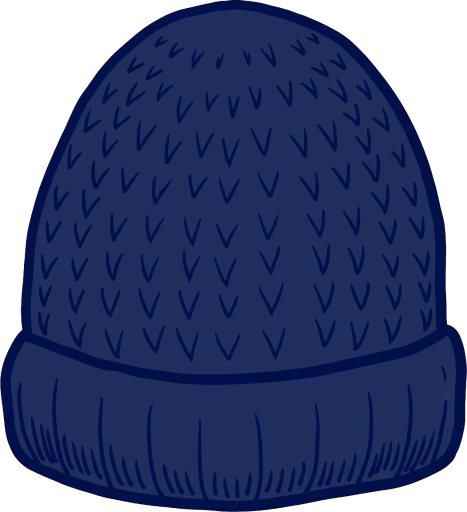
#> input picture tools/parts_keyed/prop_knitcap_a.png, 934 x 1024 px, given in place of body_b.png, which was not available (shown at 1/2 size); the run also reads 1 picture not shown here
$ python measure23.py
#> lines starting #> are read from the running program, lines starting #| are printed output that depends on the picture; after the words box and inside, x2 and y2 are one past the last pixel; in counts of white or black regions, pixels touching at a corner belong together
#!/usr/bin/env python3
"""v0.1.23 measurements: bodies / tops / hats off the shipped assets.

All coordinates are BODY fractions (fractions of the drawn body
rect), matching PersonRigs / PersonCanvas in PersonFigure.kt.

Canvas-family parts (bodies, tops, raincoat) are placed back into
the shared 1120x2240 canvas at their PersonCanvas.box, then mapped
to the paired body's fractions. Portraits (person_rank5/6) are
measured in their own image fractions (their drawn rect IS the
image, scaled).

Colors (measured family palette): hair #344B86, skin #C0EAFC,
ink #151E65..#21286C. Masks use tolerant RGB distance.
"""
import os

import numpy as np
from PIL import Image

RES = os.path.expanduser(
    "~/workspace/tenki-no-kotae/app/src/main/res/drawable-nodpi")
CW, CH = 1120.0, 2240.0

BOX = {
    "body_a": (0.1589, 0.0768, 0.8438, 0.9411),
    "body_b": (0.1580, 0.0763, 0.8446, 0.9397),
    "body_c": (0.1116, 0.0759, 0.8893, 0.9411),
    "top_tshirt": (0.1795, 0.3031, 0.8214, 0.6741),
    "top_shirt": (0.2420, 0.3125, 0.7580, 0.6263),
    "top_cardigan": (0.0839, 0.1911, 0.9170, 0.8004),
    "top_lightouter": (0.1411, 0.2741, 0.8625, 0.6920),
    "top_knitcoat": (0.1491, 0.2384, 0.8527, 0.7781),
    "top_down": (0.0598, 0.2487, 0.9411, 0.7098),
    "outfit_raincoat": (0.2348, 0.0759, 0.7670, 0.9420),
}
TOPCAL = {
    "top_tshirt": (1.0, 0.91, 0.0, 0.047),
    "top_shirt": (1.0, 0.90, 0.0, 0.044),
    "top_cardigan": (0.82, 0.55, 0.0, 0.05),
    "top_lightouter": (1.0, 0.87, 0.0, 0.075),
    "top_knitcoat": (1.0, 0.78, 0.0, 0.079),
    "top_down": (1.0, 0.85, 0.0, 0.090),
}
BODY_OF_TOP = {
    "top_tshirt": "body_b", "top_shirt": "body_a",
    "top_cardigan": "body_a", "top_lightouter": "body_a",
    "top_knitcoat": "body_a", "top_down": "body_c",
}

HAIR = np.array([0x34, 0x4B, 0x86], float)
SKIN = np.array([0xC0, 0xEA, 0xFC], float)


def load(name):
#> called with name = 'body_b'
    return Image.open(os.path.join(RES, name + ".png")).convert("RGBA")
#> returned value is the input picture: PIL image 934x1024 RGBA; mean R, G, B, A 19.6, 31, 71.4, 201.5


def arr(name):
    return np.asarray(load(name)).astype(float)


def dist(a, rgb):
    return np.sqrt(((a[..., :3] - rgb) ** 2).sum(-1))


def canvas_arr(name):
    """The part placed back into the shared canvas (RGBA float)."""
    im = load(name)
    b = BOX[name]
    out = np.zeros((int(CH), int(CW), 4))
    x0, y0 = round(b[0] * CW), round(b[1] * CH)
    x1, y1 = round(b[2] * CW), round(b[3] * CH)
    im = im.resize((x1 - x0, y1 - y0), Image.LANCZOS)
    a = np.asarray(im).astype(float)
    reg = out[y0:y1, x0:x1]
    al = a[..., 3:4] / 255.0
    reg[..., :3] = a[..., :3] * al + reg[..., :3] * (1 - al)
    reg[..., 3:4] = np.maximum(reg[..., 3:4], a[..., 3:4])
    out[y0:y1, x0:x1] = reg
    return out


def to_body(canvas_xy, body):
    """canvas fraction -> body fraction."""
    b = BOX[body]
    return ((canvas_xy[0] - b[0]) / (b[2] - b[0]),
            (canvas_xy[1] - b[1]) / (b[3] - b[1]))


def clusters(mask, min_px=40):
    """Connected components (4-conn) of a boolean mask -> list of
    (npix, x0, y0, x1, y1, cx, cy) in pixel coords."""
    from scipy import ndimage
    lab, n = ndimage.label(mask)
    out = []
    for i in range(1, n + 1):
        ys, xs = np.where(lab == i)
        if len(xs) < min_px:
            continue
        out.append((len(xs), xs.min(), ys.min(), xs.max(), ys.max(),
                    xs.mean(), ys.mean()))
    return sorted(out, reverse=True)


def body_report(body):
    a = canvas_arr(body)
    H, W = a.shape[:2]
    alpha = a[..., 3] > 128
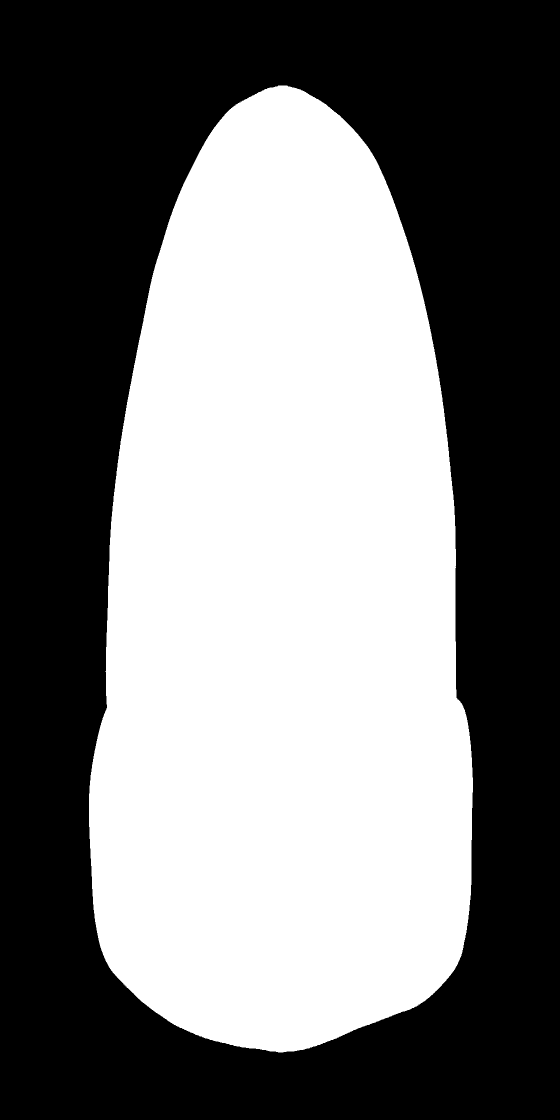
#> alpha: shape (2240, 1120) bool (shown at 1/2 size); 46.8% white; 1 white region, box (x1, y1, x2, y2) and area: (178, 171, 946, 2105) 1174907
    skin = (dist(a, SKIN) < 60) & alpha
#> skin: shape (2240, 1120) bool; every value is 0
    hair = (dist(a, HAIR) < 70) & alpha
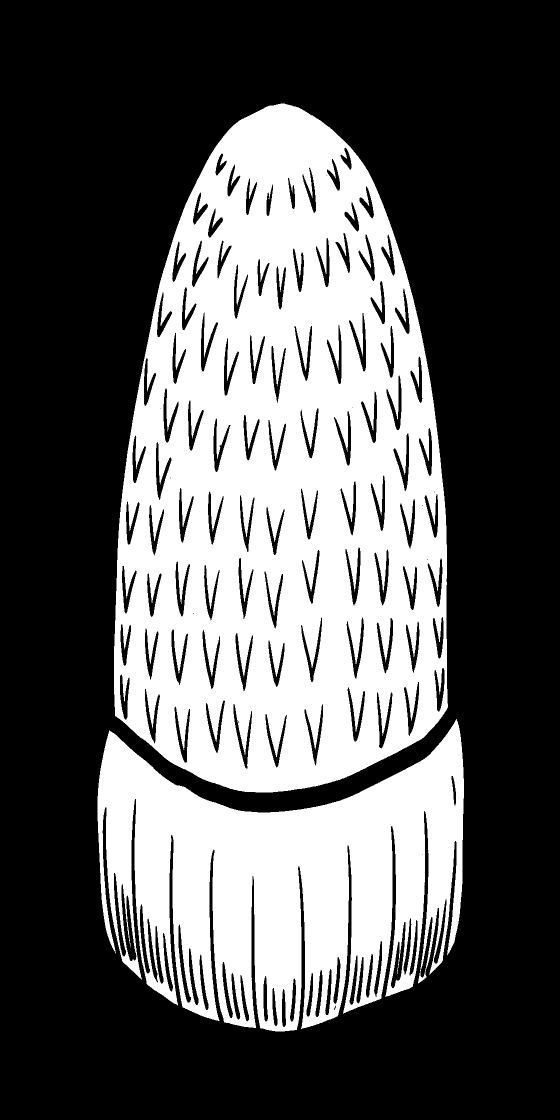
#> hair: shape (2240, 1120) bool (shown at 1/2 size); 36.4% white; 3 white regions (1 under 20 px), largest, box (x1, y1, x2, y2) and area: (228, 207, 896, 1585) 642126, (195, 1438, 928, 2063) 271568

    def bf(x, y):
        return to_body((x / W, y / H), body)

    print(f"== {body} ==")
    # skin clusters: face + hands
    print(" skin clusters (npix, bbox body-frac, centroid):")
    for (n, x0, y0, x1, y1, cx, cy) in clusters(skin, 200):
#> in clusters, `lab, n = ndimage.label(mask)`: n = 0
        print(f"   n={n:6d} x {bf(x0,y0)[0]:.3f}..{bf(x1,y1)[0]:.3f}"
              f" y {bf(x0,y0)[1]:.3f}..{bf(x1,y1)[1]:.3f}"
              f" c=({bf(cx,cy)[0]:.3f},{bf(cx,cy)[1]:.3f})")
#> this loop made 0 passes
    # hair: extent + top profile
    ys, xs = np.where(hair)
    print(f" hair bbox: x {bf(xs.min(),0)[0]:.3f}..{bf(xs.max(),0)[0]:.3f}"
          f" y {bf(0,ys.min())[1]:.3f}..{bf(0,ys.max())[1]:.3f}")
#|  hair bbox: x 0.023..0.975 y 0.019..0.978
    for fx in (0.40, 0.45, 0.50, 0.55, 0.60):
        # top of hair near body-fraction x fx
        colx = int((BOX[body][0] + fx * (BOX[body][2] - BOX[body][0])) * W)
        col = np.where(hair[:, max(0, colx - 6):colx + 7].any(1))[0]
        if len(col):
            print(f"   hair top at x={fx:.2f}: y={bf(0, col.min())[1]:.3f}")
#> this loop made 5 passes
#|    hair top at x=0.40: y=0.033
#|    hair top at x=0.45: y=0.023
#|    hair top at x=0.50: y=0.019
#|    hair top at x=0.55: y=0.022
#|    hair top at x=0.60: y=0.034
    for fy in (0.10, 0.15, 0.20, 0.216):
        rowy = int((BOX[body][1] + fy * (BOX[body][3] - BOX[body][1])) * H)
        row = np.where(hair[max(0, rowy - 4):rowy + 5].any(0))[0]
        if len(row):
            print(f"   hair width at y={fy:.3f}: x {bf(row.min(),0)[0]:.3f}"
                  f"..{bf(row.max(),0)[0]:.3f} (w={bf(row.max(),0)[0]-bf(row.min(),0)[0]:.3f})")
#> this loop made 4 passes
#|    hair width at y=0.100: x 0.278..0.743 (w=0.464)
#|    hair width at y=0.150: x 0.225..0.792 (w=0.567)
#|    hair width at y=0.200: x 0.187..0.831 (w=0.644)
#|    hair width at y=0.216: x 0.178..0.841 (w=0.663)
    # total silhouette width profile (shoulder line detection)
    print(" silhouette width by y (body frac):")
    for fy in np.arange(0.28, 0.72, 0.04):
        rowy = int((BOX[body][1] + fy * (BOX[body][3] - BOX[body][1])) * H)
        row = np.where(alpha[max(0, rowy - 3):rowy + 4].any(0))[0]
        if len(row):
            print(f"   y={fy:.2f}: x {bf(row.min(),0)[0]:.3f}..{bf(row.max(),0)[0]:.3f}"
                  f" w={bf(row.max(),0)[0]-bf(row.min(),0)[0]:.3f}")
#> this loop made 11 passes
#|    y=0.28: x 0.124..0.903 w=0.779
#|    y=0.32: x 0.104..0.918 w=0.814
#|    y=0.36: x 0.087..0.931 w=0.844
#|    y=0.40: x 0.073..0.942 w=0.869
#|    y=0.44: x 0.061..0.951 w=0.889
#> (further printed lines are left out)
    print()


def top_report(top):
    body = BODY_OF_TOP[top]
    a = canvas_arr(top)
    H, W = a.shape[:2]
    alpha = a[..., 3] > 128
    cal = TOPCAL[top]

    def bf(x, y):
        return to_body((x / W, y / H), body)

    # raw (uncalibrated) silhouette in body fractions
    ys, xs = np.where(alpha)
    rx0, ry0 = bf(xs.min(), ys.min())
    rx1, ry1 = bf(xs.max(), ys.max())
    cx, cy = (rx0 + rx1) / 2, (ry0 + ry1) / 2

    def cal_pt(x, y):
        return (cx + (x - cx) * cal[0] + cal[2],
                cy + (y - cy) * cal[1] + cal[3])

    dx0, dy0 = cal_pt(rx0, ry0)
    dx1, dy1 = cal_pt(rx1, ry1)
    print(f"== {top} on {body} (cal {cal}) ==")
    print(f" raw bbox: x {rx0:.3f}..{rx1:.3f} y {ry0:.3f}..{ry1:.3f}")
    print(f" drawn bbox: x {dx0:.3f}..{dx1:.3f} y {dy0:.3f}..{dy1:.3f}")
    print(" drawn silhouette width by y (after cal):")
    for fy in np.arange(0.30, 0.86, 0.04):
        # find canvas rows mapping to drawn fy: invert cal on y
        raw_y = cy + (fy - cal[3] - cy) / cal[1]
        rowy = int((BOX[body][1] + raw_y * (BOX[body][3] - BOX[body][1])) * H)
        if rowy < 0 or rowy >= H:
            continue
        row = np.where(alpha[max(0, rowy - 3):rowy + 4].any(0))[0]
        if len(row):
            xa, _ = cal_pt(*bf(row.min(), 0))
            xb, _ = cal_pt(*bf(row.max(), 0))
            print(f"   y={fy:.2f}: x {xa:.3f}..{xb:.3f} w={xb-xa:.3f}")
        else:
            print(f"   y={fy:.2f}: -")
    # sleeve bottom: lowest alpha in the outer thirds of the raw bbox
    for side, (fx0, fx1) in (("L", (0.0, 0.30)), ("R", (0.70, 1.0))):
        sub = alpha[:, int(fx0 * W):int(fx1 * W)]
        colmax = np.where(sub.any(0))[0]
        if len(colmax):
            # per-column lowest painted row, take the median over the
            # sleeve columns (outer 15% of the part's own width)
            xs_part = np.where(alpha.any(0))[0]
            w0, w1 = xs_part.min(), xs_part.max()
            if side == "L":
                cols = range(w0, w0 + int(0.15 * (w1 - w0)))
            else:
                cols = range(w1 - int(0.15 * (w1 - w0)), w1)
            lows = []
            for c in cols:
                rows = np.where(alpha[:, c])[0]
                if len(rows):
                    lows.append(rows.max())
            if lows:
                med = float(np.median(lows))
                _, dyy = cal_pt(0, bf(0, med)[1])
                print(f" sleeve bottom {side}: drawn y={dyy:.3f}")
    print()


# [43 lines left out: functions portrait_report, hat_report, not called in this run]


if __name__ == "__main__":
    import sys
    what = sys.argv[1] if len(sys.argv) > 1 else "all"
    if what in ("all", "bodies"):
        for b in ("body_b", "body_a", "body_c"):
            body_report(b)
#> pass 2 of the loop `for b in ("body_b", "body_a", "body_c"):`:
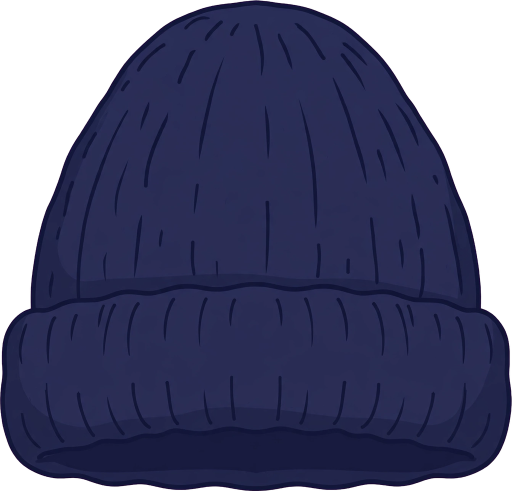
#> input picture tools/parts_keyed/prop_knitcap_b.png, 1024 x 982 px, given in place of body_a.png, which was not available (shown at 1/2 size)
#> in load, returned value is the input picture: PIL image 1024x982 RGBA; mean R, G, B, A 28.7, 30.9, 61.2, 196.1
#> im: PIL image 767x1936 RGBA
#> a: shape (1936, 767, 4) float64
#> al: shape (1936, 767, 1) float64
#> in body_report (call 2), `alpha = a[..., 3] > 128`:
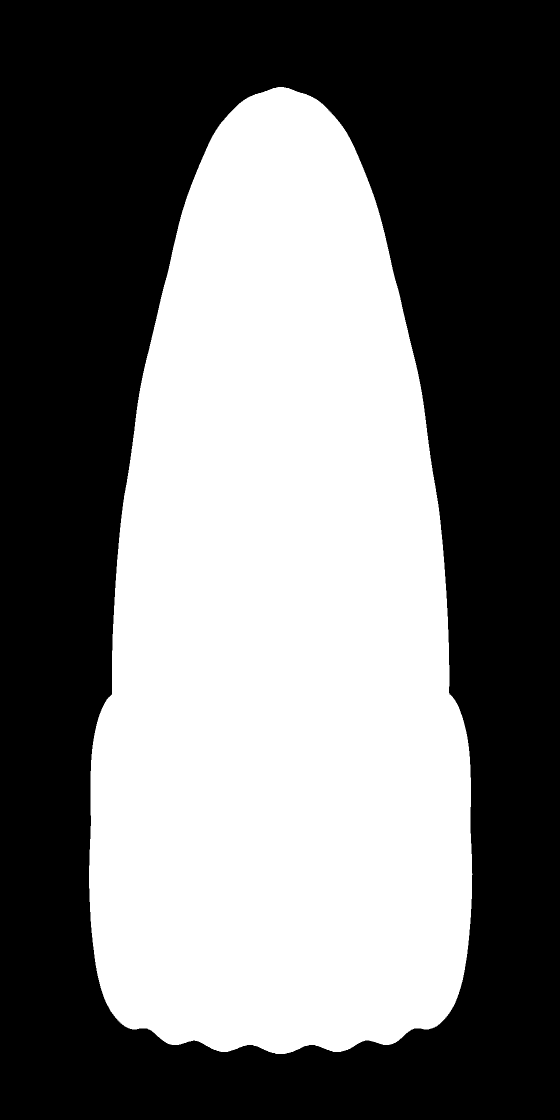
#> alpha: shape (2240, 1120) bool (shown at 1/2 size); 45.5% white; 1 white region, box (x1, y1, x2, y2) and area: (178, 174, 945, 2108) 1142162
#> in body_report (call 2), `hair = (dist(a, HAIR) < 70) & alpha`:
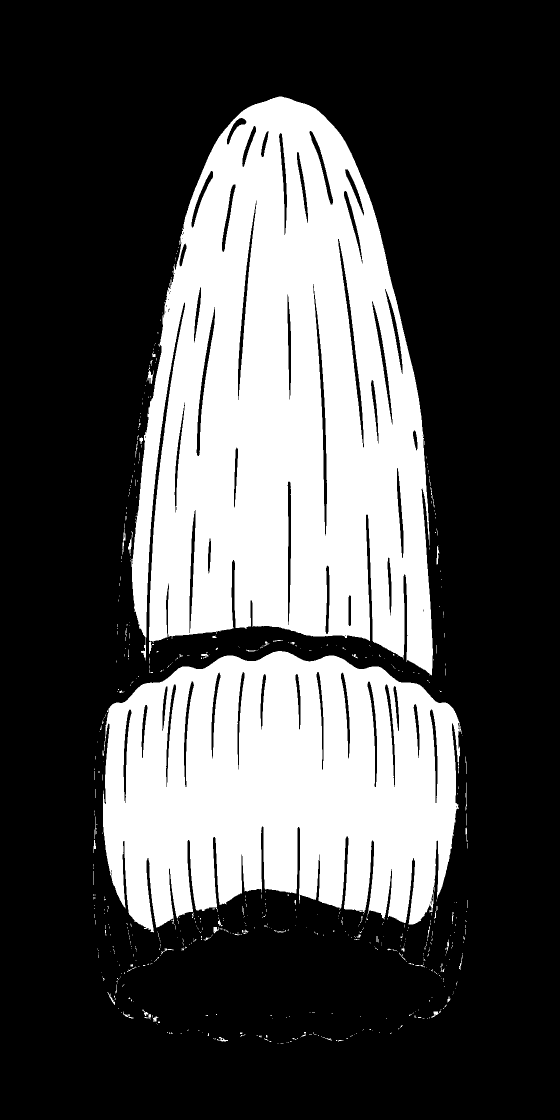
#> hair: shape (2240, 1120) bool (shown at 1/2 size); 31.3% white; 641 white regions (579 under 20 px), largest, box (x1, y1, x2, y2) and area: (262, 193, 866, 1351) 473286, (206, 1302, 924, 1865) 306111, (295, 735, 308, 768) 174
#|  hair bbox: x 0.010..0.986 y 0.011..0.989
#> the loop in body_report (call 2), `for fx in (0.40, 0.45, 0.50, 0.55, 0.60):` made 5 passes
#|    hair top at x=0.40: y=0.024
#|    hair top at x=0.45: y=0.016
#> (further printed lines are left out)
#> the loop in body_report (call 2), `for fy in (0.10, 0.15, 0.20, 0.216):` made 4 passes
#|    hair width at y=0.100: x 0.282..0.717 (w=0.435)
#|    hair width at y=0.150: x 0.243..0.759 (w=0.516)
#> (further printed lines are left out)
#> the loop in body_report (call 2), `for fy in np.arange(0.28, 0.72, 0.04):` made 11 passes
#|    y=0.28: x 0.150..0.847 w=0.697
#|    y=0.32: x 0.129..0.868 w=0.739
#> (further printed lines are left out)
    if what in ("all", "tops"):
        for t in ("top_tshirt", "top_shirt", "top_cardigan",
                  "top_lightouter", "top_knitcoat", "top_down"):
            top_report(t)
#> call 4 of canvas_arr, with name = 'top_tshirt'
#> in canvas_arr (call 4), `im = im.resize((x1 - x0, y1 - y0), Image.LANCZOS)`:
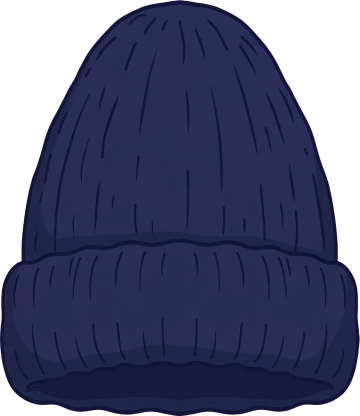
#> im: PIL image 719x831 RGBA (shown at 1/2 size); mean R, G, B, A 28.7, 31, 61.3, 196.1; transparent parts drawn white
#> in canvas_arr (call 4), `al = a[..., 3:4] / 255.0`:
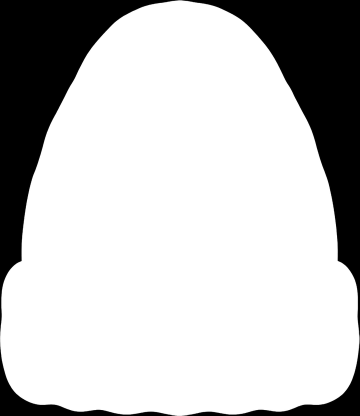
#> al: shape (831, 719, 1) float64 (shown at 1/2 size); min 0, max 1, mean 0.769
#> in canvas_arr (call 4), `out[y0:y1, x0:x1] = reg`:
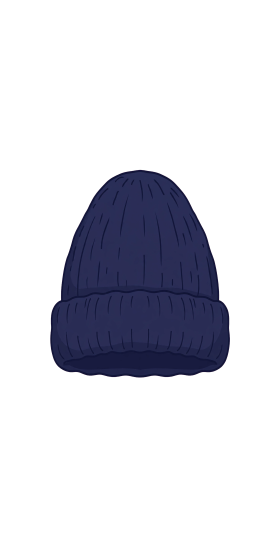
#> out: shape (2240, 1120, 4) float64 (shown at 1/4 size); mean R, G, B, A 6.8, 7.3, 14.5, 46.7; transparent parts drawn white
#> in top_report, `alpha = a[..., 3] > 128`:
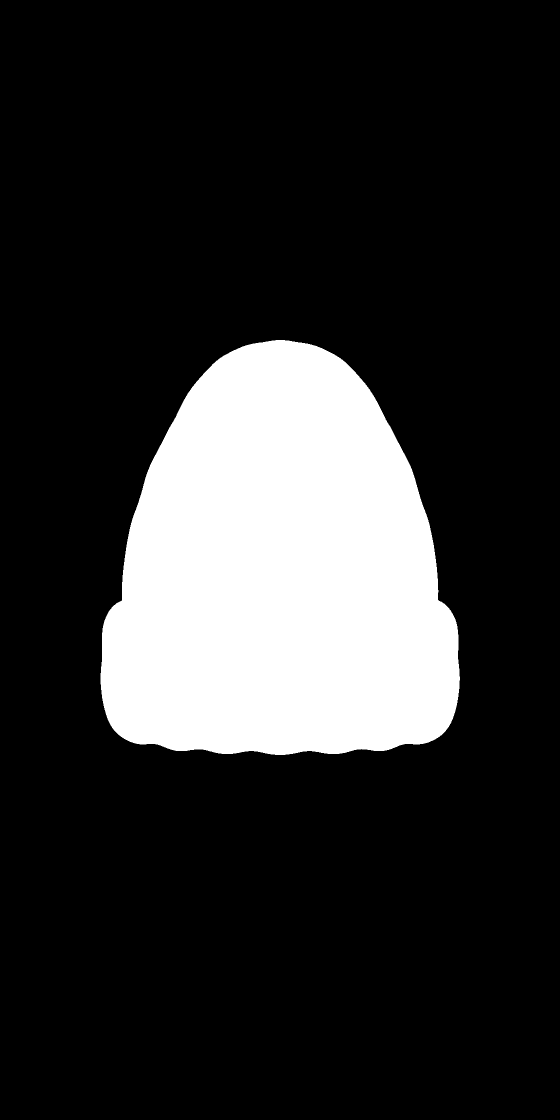
#> alpha: shape (2240, 1120) bool (shown at 1/2 size); 18.3% white; 1 white region, box (x1, y1, x2, y2) and area: (201, 680, 920, 1510) 459547
#> in top_report, `rx0, ry0 = bf(xs.min(), ys.min())`: rx0 = 0.0313; ry0 = 0.263
#> in top_report, `rx1, ry1 = bf(xs.max(), ys.max())`: rx1 = 0.965; ry1 = 0.692
#> in top_report, `cx, cy = (rx0 + rx1) / 2, (ry0 + ry1) / 2`: cx = 0.498; cy = 0.478
#> in top_report, `dx0, dy0 = cal_pt(rx0, ry0)`: dx0 = 0.0313; dy0 = 0.33
#> in top_report, `dx1, dy1 = cal_pt(rx1, ry1)`: dx1 = 0.965; dy1 = 0.72
#|  raw bbox: x 0.031..0.965 y 0.263..0.692
#|  drawn bbox: x 0.031..0.965 y 0.330..0.720
#> the loop in top_report, `for fy in np.arange(0.30, 0.86, 0.04):` made 15 passes
#> (raw_y, rowy, xa, xb) on passes 2 to 9: (0.275, 702, 0.365, 0.629), (0.319, 787, 0.256, 0.74), (0.363, 872, 0.198, 0.798), (0.407, 957, 0.147, 0.849), (0.451, 1042, 0.112, 0.884), (0.495, 1127, 0.0924, 0.904), (0.538, 1212, 0.0599, 0.935), (0.582, 1297, 0.0352, 0.961)
#> (printed output is left out)
#> the loop in top_report, `for side, (fx0, fx1) in (("L", (0.0, 0.30)), ("R", (0.70, 1.0))):` made 2 passes
#> (w0, w1, dyy) on passes 1 to 2: (201, 919, 0.706), (201, 919, 0.706)
#> (printed output is left out)
#> pass 2, in top_report, `sub = alpha[:, int(fx0 * W):int(fx1 * W)]`:
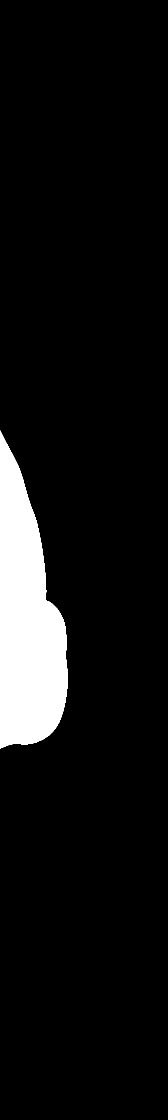
#> sub: shape (2240, 336) bool (shown at 1/2 size); 7.6% white; 1 white region, box (x1, y1, x2, y2) and area: (0, 861, 136, 1497) 56916
#> pass 2 of the loop `for t in ("top_tshirt", "top_shirt", "top_cardigan",`:
#> (the run stopped early here; a loop or call above may not have finished)
